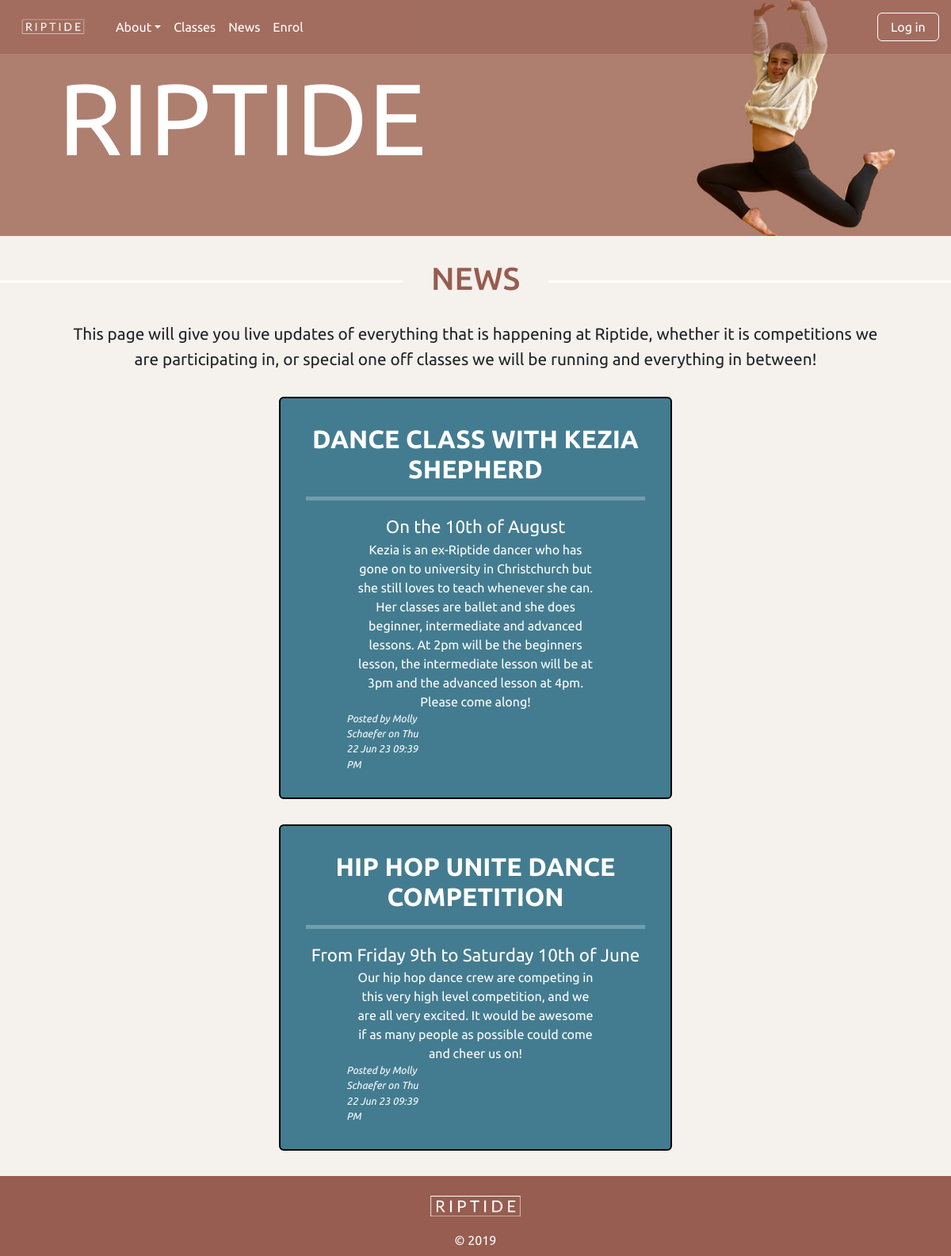
The app's page /news, older data.
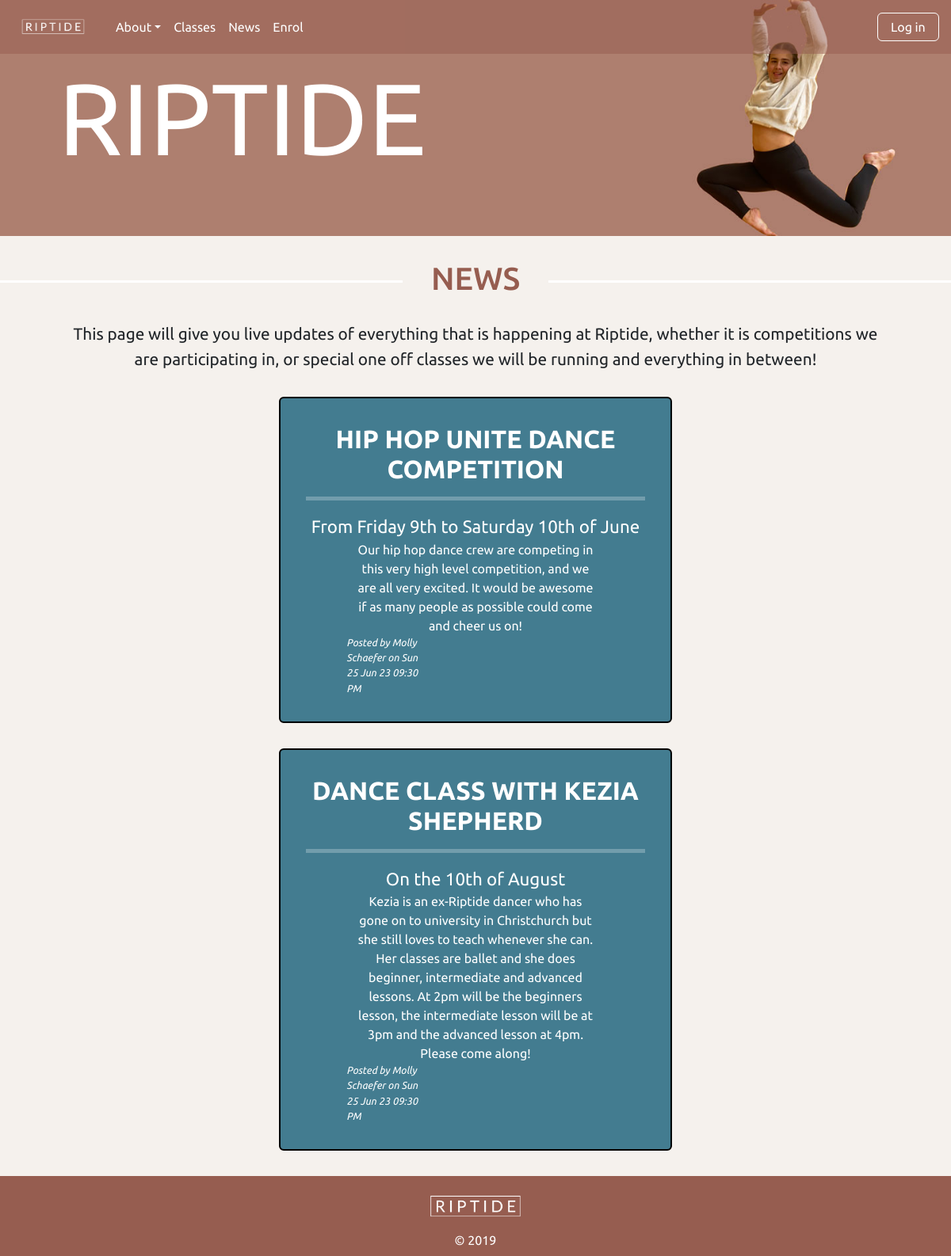
The same page, newer data.
### tables this page shows
CREATE TABLE news(
    news_id integer primary key autoincrement not null,
    title text not null unique,
    subtitle text not null unique,
    content text not null unique,
    newsdate date not null,
    member_id integer not null,
    foreign key(member_id) references member(member_id)
);

CREATE TABLE member(
    member_id integer primary key autoincrement not null,
    name text not null unique,
    email text not null unique,
    password text not null,
    authorisation integer not null
);

### server.py (the view)
@app.route('/news')
def news():
    sql = """select news.news_id, news.title, news.subtitle, news.content, news.newsdate, member.name
    from news
    join member on news.member_id= member.member_id
    order by news.newsdate desc;
    """
    result = run_search_query_tuples(sql, (), db_path, True)
    print(result)
    return render_template("news.html", news=result)

### db_functions.py (called while the page is built)
def run_search_query_tuples(sql_query,values_tuple, file_path, rowfactory=False):
    result = None
    try:
        db = sqlite3.connect(file_path)
        if rowfactory:
            db.row_factory = sqlite3.Row
        cursor = db.cursor()
        cursor.execute(sql_query,values_tuple)
        result = cursor.fetchall()
        cursor.close()
    except sqlite3.Error as error:
        print("Error running search query tuples: {}".format(error))
        return None
    db.close()
    if result is None:
        print("No search values were found")
    return result

### server.py (called while the page is built)
@app.template_filter()
def news_date(sqlite_dt):
    x = datetime.strptime(sqlite_dt, '%Y-%m-%d %H:%M:%S')
    return x.strftime("%a %d %b %y %I:%M %p")

### templates/news.html (shortened to what this page needs)
{% extends "layout.html" %}
{% block banner %}
static/images/molly_banner3.jpg
{% endblock %}
{% block content %}
<h1>NEWS</h1>
<p>This page will give you live updates of everything that is happening at Riptide, whether it is competitions we are participating in,
or special one off classes we will be running and everything in between! </p>
{% for row in news %}
<div class="news news-fluid rounded">
    <h4><b>{{row ['title']}}</b></h4>
    <hr>
    <div class="subtitle">{{row['subtitle']}}</div>
    <p class="news-text">{{row['content'] | replace("\n", "<br>") | safe}}</p>
    <div class="row">
    <div class="col-lg-6"><p class="news-subtext text-start">Posted by {{ row ['name']}} on {{ row ['newsdate'] | news_date }}</p></div>
    </div>
</div>
{% endfor %}
{% endblock %}

Row changes from the older to the newer data that the page shows:
changed news "HIP HOP UNITE DANCE COMPETITION": newsdate "Thu 22 Jun 23 09:39 PM" → "Sun 25 Jun 23 09:30 PM"; moves up the list
changed news "DANCE CLASS WITH KEZIA SHEPHERD": newsdate "Thu 22 Jun 23 09:39 PM" → "Sun 25 Jun 23 09:30 PM"
